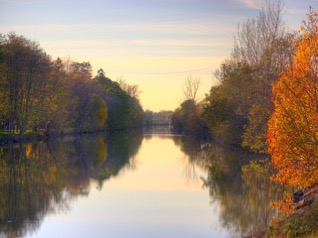
#> input picture riv.jpg, 318 x 238 px
$ python energy_image.py
#> lines starting #> are read from the running program, lines starting #| are printed output that depends on the picture
import numpy as np
import sys
import matplotlib.pylab as plt
import math
from skimage import color
from scipy import ndimage, misc
from PIL import Image
#fig = plt.figure()

def energy_image(im):
    #ax1 = fig.add_subplot(121)
    #ax2 = fig.add_subplot(122)
#> called with im = 'riv.jpg'
    input = color.rgb2gray(plt.imread(im))
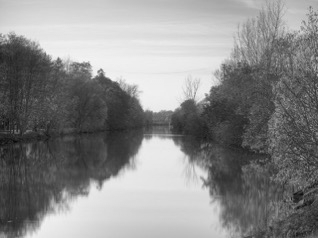
#> input: shape (238, 318) float64; min 0.0284, max 0.977, mean 0.54
    #ax1.imshow(input, cmap='gray')
    grad_x = np.gradient(input, axis=0)
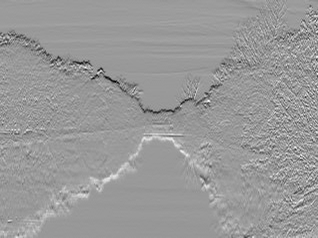
#> grad_x: shape (238, 318) float64; min -0.276, max 0.182, mean -0.000337; drawn with min black and max white
    grad_x = np.absolute(grad_x)
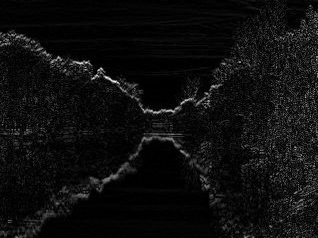
#> grad_x: shape (238, 318) float64; min 0, max 0.276, mean 0.0158; drawn with min black and max white
    grad_y = np.gradient(input, axis=1)
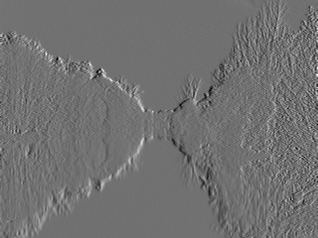
#> grad_y: shape (238, 318) float64; min -0.233, max 0.291, mean 0.00022; drawn with min black and max white
    grad_y = np.absolute(grad_y)
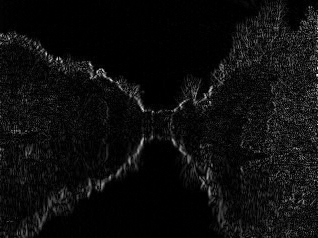
#> grad_y: shape (238, 318) float64; min 0, max 0.291, mean 0.0158; drawn with min black and max white
    final = grad_x + grad_y
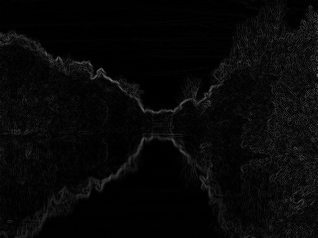
#> final: shape (238, 318) float64; min 0, max 0.488, mean 0.0316
    #ax2.imshow(final, cmap='gray')
    return final
    #plt.show()

energy_image("riv.jpg")


"""
    for x in range(1,width, step=1):
        for y in range(1,height):
            grad = 0
            for c in range(channels)
                grad+= math.abs(input[y][x][c] - input[y-1][x][c])
                grad+=math.abs(input[y][x][c] - input[y])
"""

$ run again, with flower.jpg copied over riv.jpg
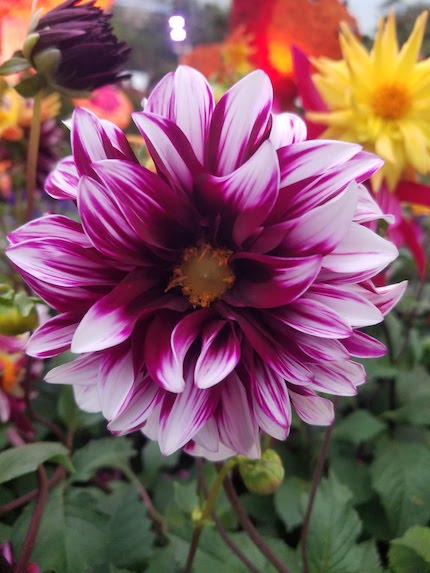
#> input picture flower.jpg, 430 x 573 px
#> in energy_image, `grad_y = np.gradient(input, axis=1)`:
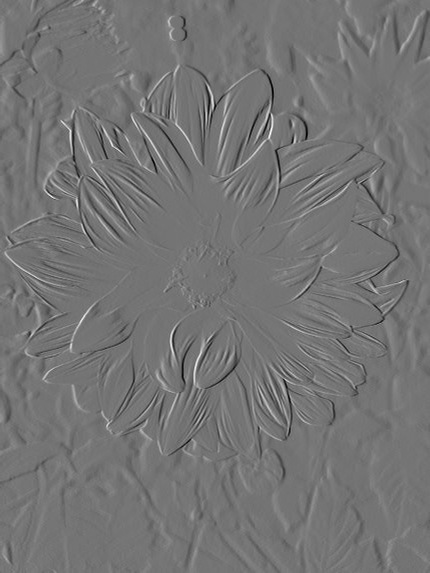
#> grad_y: shape (573, 430) float64; min -0.353, max 0.418, mean 8.18e-05; drawn with min black and max white
#> in energy_image, `final = grad_x + grad_y`:
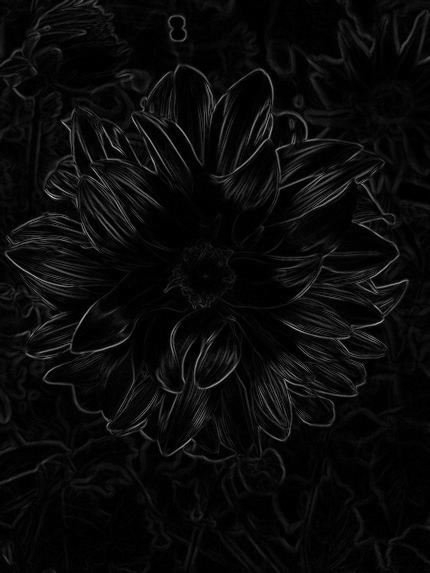
#> final: shape (573, 430) float64; min 0, max 0.832, mean 0.0419

$ run again, with inputSeamCarvingMall.jpg copied over riv.jpg
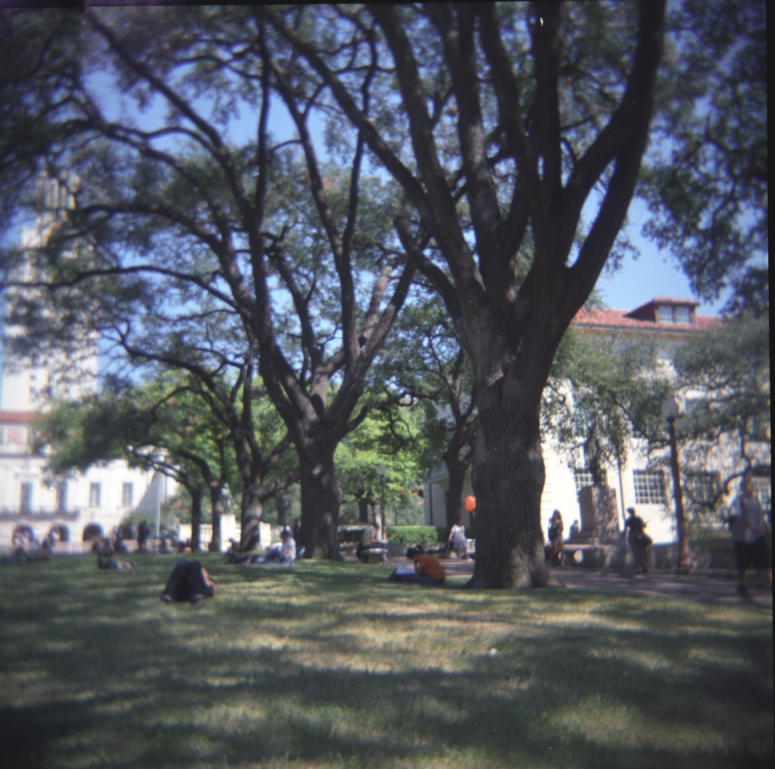
#> input picture inputSeamCarvingMall.jpg, 775 x 769 px
#> in energy_image, `grad_y = np.gradient(input, axis=1)`:
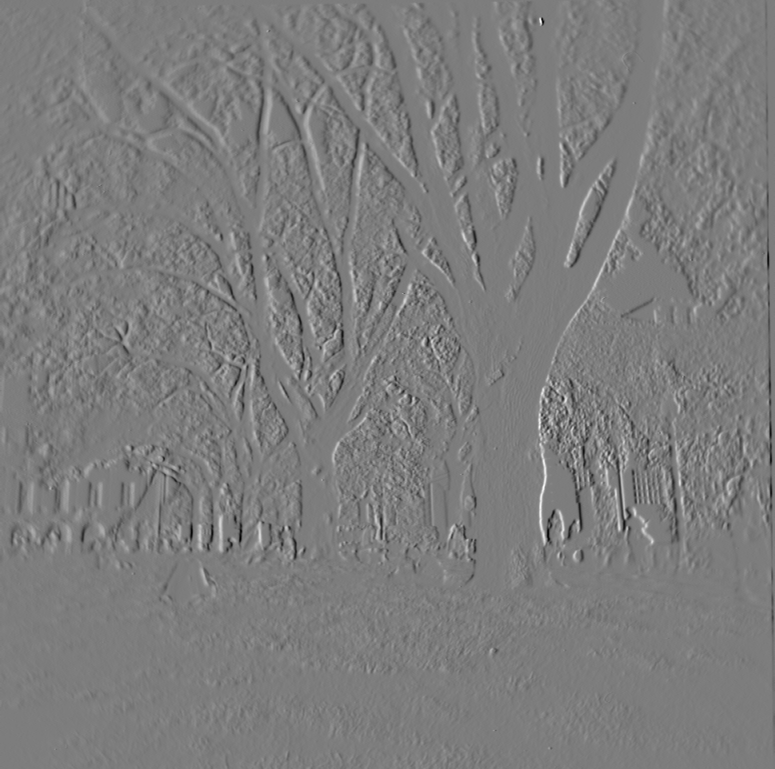
#> grad_y: shape (769, 775) float64; min -0.32, max 0.332, mean -0.000372; drawn with min black and max white
#> in energy_image, `grad_y = np.absolute(grad_y)`:
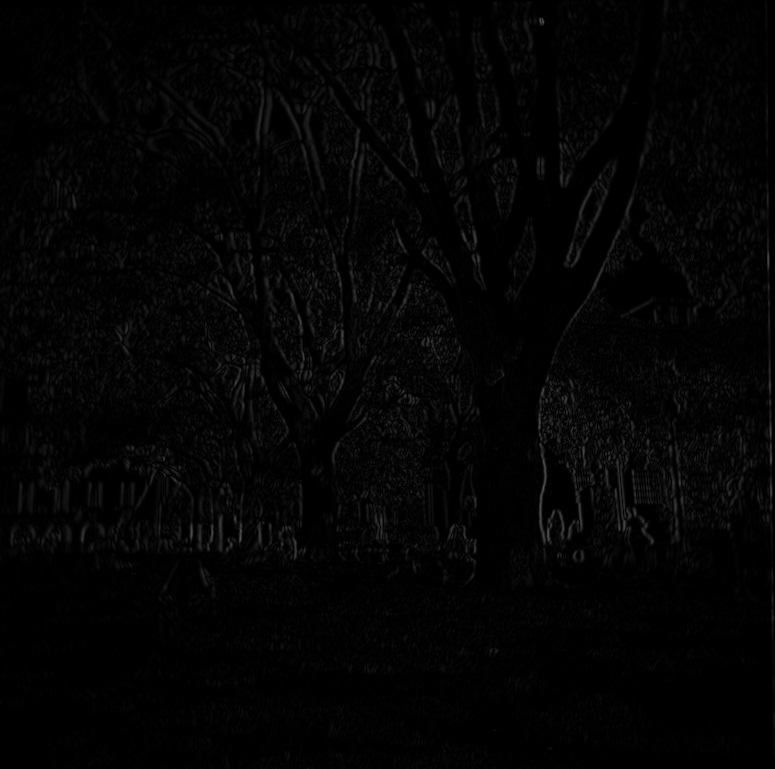
#> grad_y: shape (769, 775) float64; min 0, max 0.332, mean 0.0177

$ run again, with inputSeamCarvingPrague.jpg copied over riv.jpg
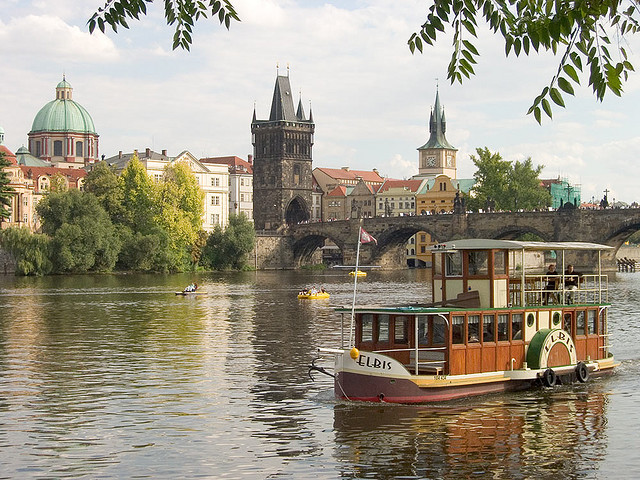
#> input picture inputSeamCarvingPrague.jpg, 640 x 480 px
#> in energy_image, `grad_x = np.gradient(input, axis=0)`:
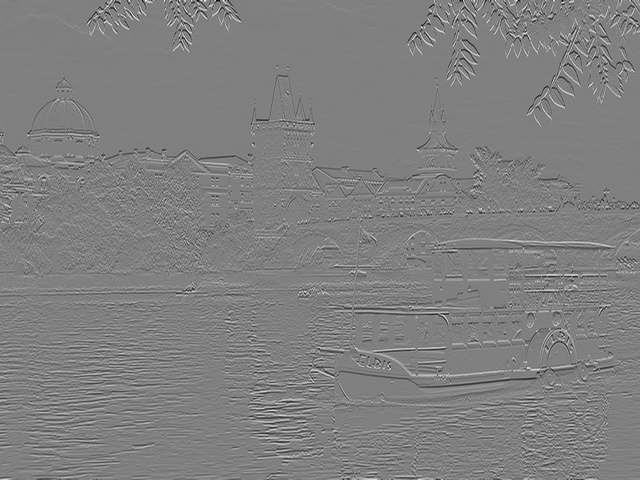
#> grad_x: shape (480, 640) float64; min -0.706, max 0.699, mean -0.00029; drawn with min black and max white
#> in energy_image, `final = grad_x + grad_y`:
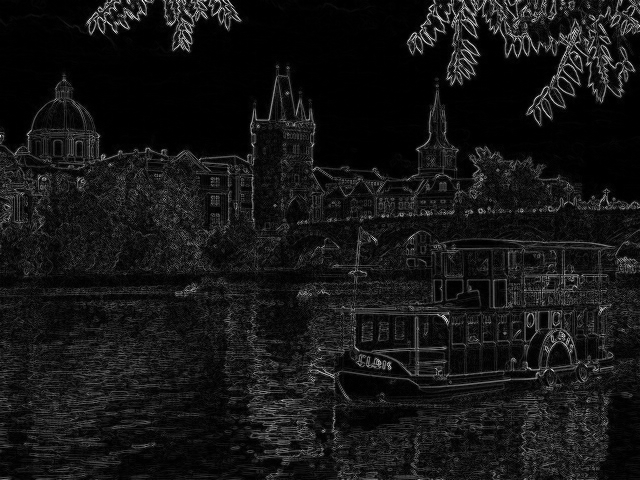
#> final: shape (480, 640) float64; min 0, max 1.1, mean 0.0919; drawn with min black and max white
